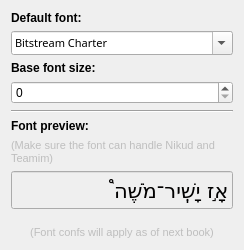
         <widget class="QWidget" name="tab">
          <property name="sizePolicy">
           <sizepolicy hsizetype="Minimum" vsizetype="Minimum">
            <horstretch>0</horstretch>
            <verstretch>0</verstretch>
           </sizepolicy>
          </property>
          <property name="minimumSize">
           <size>
            <width>240</width>
            <height>250</height>
           </size>
          </property>
          <attribute name="title">
           <string>Font</string>
          </attribute>
          <layout class="QVBoxLayout" name="verticalLayout_4">
           <item>
            <widget class="QLabel" name="label_9">
             <property name="font">
              <font>
               <weight>75</weight>
               <bold>true</bold>
              </font>
             </property>
             <property name="text">
              <string>Default font:</string>
             </property>
            </widget>
           </item>
           <item>
            <widget class="QFontComboBox" name="fontComboBox">
             <property name="sizePolicy">
              <sizepolicy hsizetype="Preferred" vsizetype="Preferred">
               <horstretch>0</horstretch>
               <verstretch>0</verstretch>
              </sizepolicy>
             </property>
             <property name="font">
              <font>
               <family>Sans Serif</family>
               <pointsize>8</pointsize>
               <weight>50</weight>
               <italic>false</italic>
               <bold>false</bold>
              </font>
             </property>
             <property name="layoutDirection">
              <enum>Qt::LeftToRight</enum>
             </property>
             <property name="styleSheet">
              <string>font: 8pt &quot;Sans Serif&quot;;</string>
             </property>
             <property name="currentIndex">
              <number>0</number>
             </property>
             <property name="sizeAdjustPolicy">
              <enum>QComboBox::AdjustToContentsOnFirstShow</enum>
             </property>
             <property name="writingSystem">
              <enum>QFontDatabase::Hebrew</enum>
             </property>
             <property name="currentFont">
              <font>
               <family>Arial</family>
              </font>
             </property>
            </widget>
           </item>
           <item>
            <widget class="QLabel" name="label_5">
             <property name="font">
              <font>
               <weight>75</weight>
               <bold>true</bold>
              </font>
             </property>
             <property name="layoutDirection">
              <enum>Qt::LeftToRight</enum>
             </property>
             <property name="text">
              <string>Base font size:</string>
             </property>
            </widget>
           </item>
           <item>
            <widget class="QSpinBox" name="fonSizeSpinBox">
             <property name="sizePolicy">
              <sizepolicy hsizetype="Preferred" vsizetype="Preferred">
               <horstretch>0</horstretch>
               <verstretch>0</verstretch>
              </sizepolicy>
             </property>
            </widget>
           </item>
           <item>
            <widget class="Line" name="line_2">
             <property name="orientation">
              <enum>Qt::Horizontal</enum>
             </property>
            </widget>
           </item>
           <item>
            <widget class="QLabel" name="label_6">
             <property name="font">
              <font>
               <weight>75</weight>
               <bold>true</bold>
              </font>
             </property>
             <property name="text">
              <string>Font preview:</string>
             </property>
            </widget>
           </item>
           <item>
            <widget class="QLabel" name="label_7">
             <property name="enabled">
              <bool>false</bool>
             </property>
             <property name="font">
              <font>
               <pointsize>8</pointsize>
              </font>
             </property>
             <property name="text">
              <string>(Make sure the font can handle Nikud and Teamim)</string>
             </property>
             <property name="wordWrap">
              <bool>true</bool>
             </property>
            </widget>
           </item>
           <item>
            <widget class="QLineEdit" name="fontPreview">
             <property name="enabled">
              <bool>false</bool>
             </property>
             <property name="sizePolicy">
              <sizepolicy hsizetype="Expanding" vsizetype="Preferred">
               <horstretch>0</horstretch>
               <verstretch>0</verstretch>
              </sizepolicy>
             </property>
             <property name="palette">
              <palette>
               <active>
                <colorrole role="WindowText">
                 <brush brushstyle="SolidPattern">
                  <color alpha="255">
                   <red>27</red>
                   <green>25</green>
                   <blue>24</blue>
                  </color>
                 </brush>
                </colorrole>
                <colorrole role="Dark">
                 <brush brushstyle="SolidPattern">
                  <color alpha="255">
                   <red>1</red>
                   <green>0</green>
                   <blue>0</blue>
                  </color>
                 </brush>
                </colorrole>
                <colorrole role="Text">
                 <brush brushstyle="SolidPattern">
                  <color alpha="255">
                   <red>24</red>
                   <green>22</green>
                   <blue>21</blue>
                  </color>
                 </brush>
                </colorrole>
                <colorrole role="ButtonText">
                 <brush brushstyle="SolidPattern">
                  <color alpha="255">
                   <red>27</red>
                   <green>25</green>
                   <blue>24</blue>
                  </color>
                 </brush>
                </colorrole>
               </active>
               <inactive>
                <colorrole role="WindowText">
                 <brush brushstyle="SolidPattern">
                  <color alpha="255">
                   <red>29</red>
                   <green>28</green>
                   <blue>28</blue>
                  </color>
                 </brush>
                </colorrole>
                <colorrole role="Dark">
                 <brush brushstyle="SolidPattern">
                  <color alpha="255">
                   <red>1</red>
                   <green>0</green>
                   <blue>0</blue>
                  </color>
                 </brush>
                </colorrole>
                <colorrole role="Text">
                 <brush brushstyle="SolidPattern">
                  <color alpha="255">
                   <red>27</red>
                   <green>26</green>
                   <blue>26</blue>
                  </color>
                 </brush>
                </colorrole>
                <colorrole role="ButtonText">
                 <brush brushstyle="SolidPattern">
                  <color alpha="255">
                   <red>29</red>
                   <green>28</green>
                   <blue>28</blue>
                  </color>
                 </brush>
                </colorrole>
               </inactive>
               <disabled>
                <colorrole role="WindowText">
                 <brush brushstyle="SolidPattern">
                  <color alpha="255">
                   <red>1</red>
                   <green>0</green>
                   <blue>0</blue>
                  </color>
                 </brush>
                </colorrole>
                <colorrole role="Dark">
                 <brush brushstyle="SolidPattern">
                  <color alpha="255">
                   <red>1</red>
                   <green>0</green>
                   <blue>0</blue>
                  </color>
                 </brush>
                </colorrole>
                <colorrole role="Text">
                 <brush brushstyle="SolidPattern">
                  <color alpha="255">
                   <red>1</red>
                   <green>0</green>
                   <blue>0</blue>
                  </color>
                 </brush>
                </colorrole>
                <colorrole role="ButtonText">
                 <brush brushstyle="SolidPattern">
                  <color alpha="255">
                   <red>1</red>
                   <green>0</green>
                   <blue>0</blue>
                  </color>
                 </brush>
                </colorrole>
               </disabled>
              </palette>
             </property>
             <property name="font">
              <font>
               <family>Khmer OS System</family>
               <pointsize>16</pointsize>
              </font>
             </property>
             <property name="layoutDirection">
              <enum>Qt::RightToLeft</enum>
             </property>
             <property name="text">
              <string>אָ֣ז יָשִֽׁיר־מֹשֶׁה֩</string>
             </property>
            </widget>
           </item>
           <item>
            <spacer name="verticalSpacer_4">
             <property name="orientation">
              <enum>Qt::Vertical</enum>
             </property>
             <property name="sizeType">
              <enum>QSizePolicy::Maximum</enum>
             </property>
             <property name="sizeHint" stdset="0">
              <size>
               <width>20</width>
               <height>10</height>
              </size>
             </property>
            </spacer>
           </item>
           <item>
            <widget class="QLabel" name="label_8">
             <property name="enabled">
              <bool>false</bool>
             </property>
             <property name="font">
              <font>
               <pointsize>8</pointsize>
              </font>
             </property>
             <property name="text">
              <string>(Font confs will apply as of next book)</string>
             </property>
             <property name="alignment">
              <set>Qt::AlignCenter</set>
             </property>
            </widget>
           </item>
          </layout>
         </widget>
